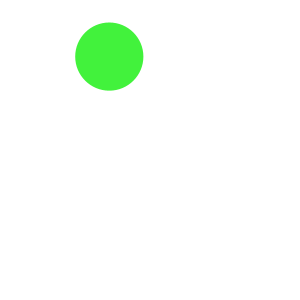
Frame 1 (no input)
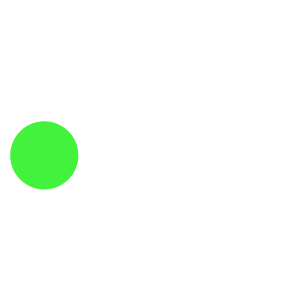
Frame 60 (the mouse pressed at the canvas centre just before this capture)
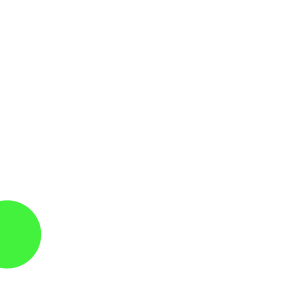
Frame 120 (the mouse held since frame 60 and released just before this capture)

The Processing sketch that drew these frames (run headless with seeded random() and noise(); from frame 60 on, the mouse is pressed at the canvas centre):

// Processing sketch: ex00_ball_class
// ── ex00_ball_class.pde
Ball b;

void setup() {
  size(300, 300);
  noStroke();
  pixelDensity(2);

  b = new Ball(100, 50);
}

void draw() {
  background(255);
  
  b.move();
  b.bounce();
  b.display();
}

// ── Ball.pde
class Ball {
  float x, y, size;
  color clr;
  float xspeed, yspeed;

  Ball(float tempX, float tempY) {
    x = tempX;
    y = tempY;
    size = random(10, 100);
    clr = color(random(255), random(255), random(255));

    xspeed = random(5, 10);
    yspeed = random(5, 10);
  }

  void display() {
    fill(clr);
    ellipse(x, y, size, size);
  }

  void move() {
    x += xspeed;
    y += yspeed;
  }

  void bounce() {
    if (x < 0) {
      xspeed = -xspeed;
    } else if (x > width) {
      xspeed = -xspeed;
    }
    if (y < 0) {
      yspeed = -yspeed;
    } else if (y > height) {
      yspeed = -yspeed;
    }
  }
}
